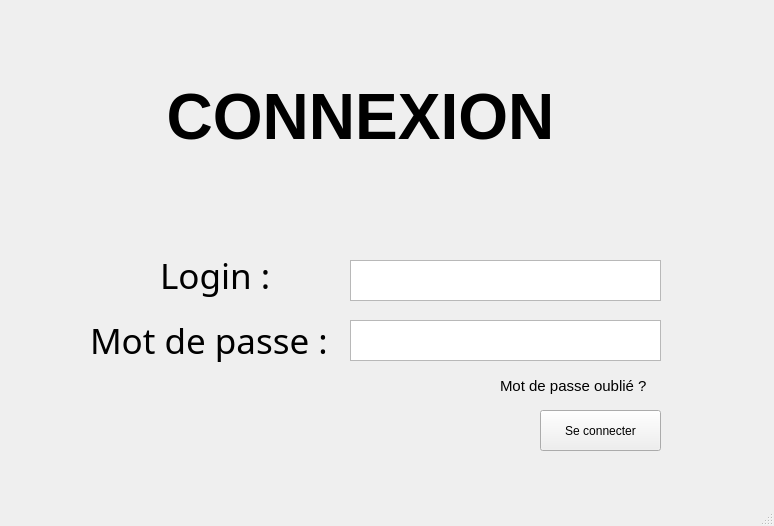
<?xml version="1.0" encoding="UTF-8"?>
<ui version="4.0">
 <class>MainWindow</class>
 <widget class="QMainWindow" name="MainWindow">
  <property name="geometry">
   <rect>
    <x>0</x>
    <y>0</y>
    <width>774</width>
    <height>526</height>
   </rect>
  </property>
  <property name="windowTitle">
   <string>MainWindow</string>
  </property>
  <widget class="QWidget" name="centralwidget">
   <widget class="QTextEdit" name="password">
    <property name="geometry">
     <rect>
      <x>350</x>
      <y>320</y>
      <width>311</width>
      <height>41</height>
     </rect>
    </property>
   </widget>
   <widget class="QPushButton" name="pushButton_41">
    <property name="geometry">
     <rect>
      <x>540</x>
      <y>410</y>
      <width>121</width>
      <height>41</height>
     </rect>
    </property>
    <property name="text">
     <string>Se connecter</string>
    </property>
   </widget>
   <widget class="QTextEdit" name="login">
    <property name="geometry">
     <rect>
      <x>350</x>
      <y>260</y>
      <width>311</width>
      <height>41</height>
     </rect>
    </property>
   </widget>
   <widget class="QLabel" name="loginl">
    <property name="geometry">
     <rect>
      <x>160</x>
      <y>250</y>
      <width>181</width>
      <height>51</height>
     </rect>
    </property>
    <property name="font">
     <font>
      <family>Mongolian Baiti</family>
      <pointsize>26</pointsize>
     </font>
    </property>
    <property name="text">
     <string>Login :</string>
    </property>
    <property name="wordWrap">
     <bool>false</bool>
    </property>
   </widget>
   <widget class="QLabel" name="label_21">
    <property name="geometry">
     <rect>
      <x>80</x>
      <y>10</y>
      <width>561</width>
      <height>171</height>
     </rect>
    </property>
    <property name="text">
     <string>&lt;html&gt;&lt;head/&gt;&lt;body&gt;&lt;p align=&quot;center&quot;&gt;&lt;span style=&quot; font-size:72pt; font-weight:600; vertical-align:sub;&quot;&gt;CONNEXION&lt;/span&gt;&lt;/p&gt;&lt;/body&gt;&lt;/html&gt;</string>
    </property>
    <property name="textFormat">
     <enum>Qt::AutoText</enum>
    </property>
   </widget>
   <widget class="QLabel" name="passwordl">
    <property name="geometry">
     <rect>
      <x>90</x>
      <y>300</y>
      <width>251</width>
      <height>81</height>
     </rect>
    </property>
    <property name="font">
     <font>
      <family>Mongolian Baiti</family>
      <pointsize>26</pointsize>
     </font>
    </property>
    <property name="text">
     <string>Mot de passe :</string>
    </property>
   </widget>
   <widget class="QLabel" name="label_22">
    <property name="geometry">
     <rect>
      <x>500</x>
      <y>370</y>
      <width>181</width>
      <height>31</height>
     </rect>
    </property>
    <property name="font">
     <font>
      <pointsize>11</pointsize>
     </font>
    </property>
    <property name="text">
     <string>Mot de passe oublié ?</string>
    </property>
   </widget>
  </widget>
  <widget class="QMenuBar" name="menubar">
   <property name="geometry">
    <rect>
     <x>0</x>
     <y>0</y>
     <width>774</width>
     <height>26</height>
    </rect>
   </property>
  </widget>
  <widget class="QStatusBar" name="statusbar"/>
 </widget>
 <resources/>
 <connections/>
</ui>
